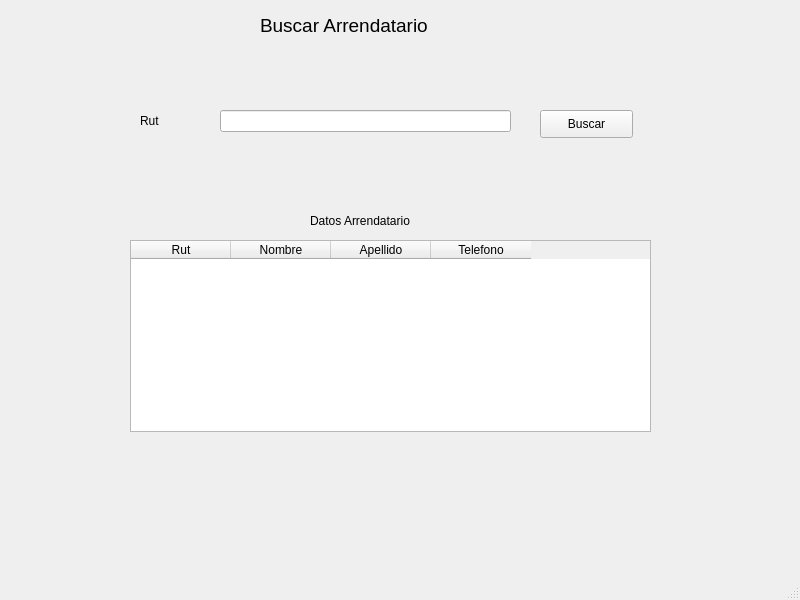
<?xml version="1.0" encoding="UTF-8"?>
<ui version="4.0">
 <class>MainBuscarArrendatario</class>
 <widget class="QMainWindow" name="MainBuscarArrendatario">
  <property name="geometry">
   <rect>
    <x>0</x>
    <y>0</y>
    <width>800</width>
    <height>600</height>
   </rect>
  </property>
  <property name="windowTitle">
   <string>MainWindow</string>
  </property>
  <widget class="QWidget" name="centralwidget">
   <widget class="QLabel" name="label">
    <property name="geometry">
     <rect>
      <x>260</x>
      <y>10</y>
      <width>211</width>
      <height>31</height>
     </rect>
    </property>
    <property name="font">
     <font>
      <pointsize>14</pointsize>
     </font>
    </property>
    <property name="text">
     <string>Buscar Arrendatario</string>
    </property>
   </widget>
   <widget class="QLabel" name="label_2">
    <property name="geometry">
     <rect>
      <x>140</x>
      <y>110</y>
      <width>41</width>
      <height>21</height>
     </rect>
    </property>
    <property name="font">
     <font>
      <pointsize>9</pointsize>
     </font>
    </property>
    <property name="text">
     <string>Rut</string>
    </property>
   </widget>
   <widget class="QLineEdit" name="txtArrendatario">
    <property name="geometry">
     <rect>
      <x>220</x>
      <y>110</y>
      <width>291</width>
      <height>22</height>
     </rect>
    </property>
   </widget>
   <widget class="QPushButton" name="btnBuscar">
    <property name="geometry">
     <rect>
      <x>540</x>
      <y>110</y>
      <width>93</width>
      <height>28</height>
     </rect>
    </property>
    <property name="text">
     <string>Buscar</string>
    </property>
   </widget>
   <widget class="QTableWidget" name="tableDueno">
    <property name="geometry">
     <rect>
      <x>130</x>
      <y>240</y>
      <width>521</width>
      <height>192</height>
     </rect>
    </property>
    <column>
     <property name="text">
      <string>Rut</string>
     </property>
    </column>
    <column>
     <property name="text">
      <string>Nombre</string>
     </property>
    </column>
    <column>
     <property name="text">
      <string>Apellido</string>
     </property>
    </column>
    <column>
     <property name="text">
      <string>Telefono</string>
     </property>
    </column>
   </widget>
   <widget class="QLabel" name="label_4">
    <property name="geometry">
     <rect>
      <x>310</x>
      <y>210</y>
      <width>131</width>
      <height>21</height>
     </rect>
    </property>
    <property name="font">
     <font>
      <pointsize>9</pointsize>
     </font>
    </property>
    <property name="text">
     <string>Datos Arrendatario</string>
    </property>
   </widget>
  </widget>
  <widget class="QMenuBar" name="menubar">
   <property name="geometry">
    <rect>
     <x>0</x>
     <y>0</y>
     <width>800</width>
     <height>26</height>
    </rect>
   </property>
  </widget>
  <widget class="QStatusBar" name="statusbar"/>
 </widget>
 <resources/>
 <connections/>
</ui>
